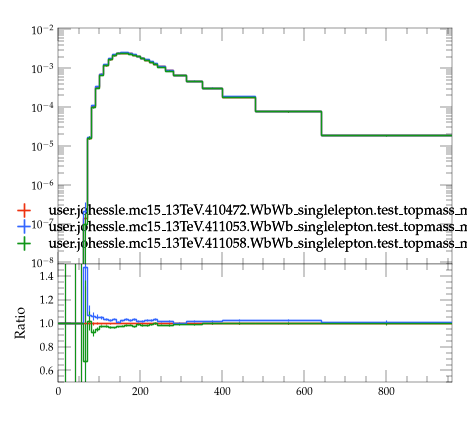

Here is the Python script that generated this plot:
#! /usr/bin/env python3

# This Python script was auto-generated using YODA v2.1.2.
# Analysis object: /WbWb_singlelepton/m_minimax_fine
# Timestamp: 07-08-2026 (09:26:45)

import matplotlib as mpl
import matplotlib.pyplot as plt
mpl.use('Agg') # comment out for interactive use
import os
import numpy as np
from numpy import nan, inf

plotDir = os.path.split(os.path.realpath(__file__))[0]
if 'YODA_USER_PLOT_PATH' in globals():
    plot_outdir = globals()['YODA_USER_PLOT_PATH']
else:
    plot_outdir = plotDir

#plot style
plt.style.use(os.path.join(plotDir, '../default.mplstyle'))
# plot metadata
figW, figH = plt.rcParams['figure.figsize']
ax_xLabel = ''
ax_yLabel = ''
ax_title  = ''
ax_xScale = 'linear'
ax_yScale = 'log'
xLims = (0.0, 960.0)
yLims = (9.000000000000001e-09, 0.011000000000000001)

# TeX-friendly labels for the legend
labels = {
  'legend' : ([ r"user.johessle.mc15\_13TeV.410472.WbWb\_singlelepton.test\_topmass\_mppui", r"user.johessle.mc15\_13TeV.411053.WbWb\_singlelepton.test\_topmass\_mppui", r"user.johessle.mc15\_13TeV.411058.WbWb\_singlelepton.test\_topmass\_mppui" ], r""),
}

# Adjust canvas width and height
canvasW = 10.0
canvasH = 9.0
figW *= canvasW/10.
figH *= canvasH/9.

# Create figure and axis objects
fig, (ax, ratio0_ax) = plt.subplots(2, 1, sharex=True,
                  figsize=(figW,figH), gridspec_kw={'height_ratios': (6.0, 3.0)})

# Set figure margins
plt.subplots_adjust(
    left   = 1.0 * plt.rcParams['figure.subplot.left'],
    right  = 1.0 * plt.rcParams['figure.subplot.right'],
    top    = 1.0 * plt.rcParams['figure.subplot.top'],
    bottom = 1.0 * plt.rcParams['figure.subplot.bottom'])

ratio0_ax.yaxis.set_major_locator(mpl.ticker.MultipleLocator(0.2))
ratio0_ax.set_ylim(0.5, 1.4999)
ratio0_ax.set_ylabel('Ratio')

# the numerical data is stored in a separate file
dataf = dict()
prefix = os.path.split(__file__)[0]
if prefix:    prefix = prefix + '/'
exec(open(prefix+'m_minimax_fine__data.py').read(), dataf)


legend_handles = dict() # keep track of handles for the legend

# style options for curves
# starts at zorder>=5 to draw curve on top of legend
styles = {
  'user.johessle.mc15_13TeV.410472.WbWb_singlelepton.test_topmass_mppui.yoda': {
    'color' : '#EE3311',
    'linestyle' : '-',
    'lineopacity' : 1.0,
    'linewidth' : 1,
    'marker' : 'none',
    'markersize' : 2,
    'capsize' : 0.0,
    'zorder' : 5,
    'histstyle' : 1,
    'drawstyle' : 'steps-pre',
    'xerrorbars' : 1,
    'yerrorbars' : 1,
    'fillcolor' : None,
    'fillopacity' : 1.0,
    'ratio0_linestyle' : '-',
    'ratio0_lineopacity' : 1.0,
    'ratio0_linewidth' : 1,
    'ratio0_marker' : 'none',
    'ratio0_markersize' : 2,
    'ratio0_capsize' : 0.0,
    'ratio0_zorder' : 5,
    'ratio0_histstyle' : 1,
    'ratio0_drawstyle' : 'steps-pre',
    'ratio0_xerrorbars' : 1,
    'ratio0_yerrorbars' : 1,
  },
  'user.johessle.mc15_13TeV.411053.WbWb_singlelepton.test_topmass_mppui.yoda': {
    'color' : '#3366FF',
    'linestyle' : '-',
    'lineopacity' : 1.0,
    'linewidth' : 1,
    'marker' : 'none',
    'markersize' : 2,
    'capsize' : 0.0,
    'zorder' : 6,
    'histstyle' : 1,
    'drawstyle' : 'steps-pre',
    'xerrorbars' : 1,
    'yerrorbars' : 1,
    'fillcolor' : None,
    'fillopacity' : 1.0,
    'ratio0_linestyle' : '-',
    'ratio0_lineopacity' : 1.0,
    'ratio0_linewidth' : 1,
    'ratio0_marker' : 'none',
    'ratio0_markersize' : 2,
    'ratio0_capsize' : 0.0,
    'ratio0_zorder' : 6,
    'ratio0_histstyle' : 1,
    'ratio0_drawstyle' : 'steps-pre',
    'ratio0_xerrorbars' : 1,
    'ratio0_yerrorbars' : 1,
  },
  'user.johessle.mc15_13TeV.411058.WbWb_singlelepton.test_topmass_mppui.yoda': {
    'color' : '#109618',
    'linestyle' : '-',
    'lineopacity' : 1.0,
    'linewidth' : 1,
    'marker' : 'none',
    'markersize' : 2,
    'capsize' : 0.0,
    'zorder' : 7,
    'histstyle' : 1,
    'drawstyle' : 'steps-pre',
    'xerrorbars' : 1,
    'yerrorbars' : 1,
    'fillcolor' : None,
    'fillopacity' : 1.0,
    'ratio0_linestyle' : '-',
    'ratio0_lineopacity' : 1.0,
    'ratio0_linewidth' : 1,
    'ratio0_marker' : 'none',
    'ratio0_markersize' : 2,
    'ratio0_capsize' : 0.0,
    'ratio0_zorder' : 7,
    'ratio0_histstyle' : 1,
    'ratio0_drawstyle' : 'steps-pre',
    'ratio0_xerrorbars' : 1,
    'ratio0_yerrorbars' : 1,
  },
}

# curve from input yoda files in main panel
for label, yvals in dataf['yvals'].items():
    if all(np.isnan(v) for v in dataf['yvals'][label]):
        continue
    tmp = None
    if styles[label]['histstyle']: # draw as histogram
        xpos = dataf['xedges'][label] if styles[label]['drawstyle'] else dataf['xpoints'][label]
        ypos = np.insert(yvals, 0, yvals[0]) if styles[label]['drawstyle'] else yvals
        if styles[label]['fillcolor']: # fill area below curve
            ax.fill_between(xpos, ypos, step='pre',
                            color=styles[label]['fillcolor'],
                            alpha=styles[label]['fillopacity'])
        tmp, = ax.plot(xpos, ypos,
                       color=styles[label]['color'],
                       linestyle=styles[label]['linestyle'],
                       alpha=styles[label]['lineopacity'],
                       linewidth=styles[label]['linewidth'],
                       drawstyle=styles[label]['drawstyle'], solid_joinstyle='miter',
                       zorder=styles[label]['zorder'], label=label)
    tmp = ax.errorbar(dataf['xpoints'][label], yvals,
                      xerr=np.array(dataf['xerrs'][label])*styles[label]['xerrorbars'],
                      yerr=np.array(dataf['yerrs'][label])*styles[label]['yerrorbars'],
                      fmt=styles[label]['marker'], capsize=styles[label]['capsize'],
                      alpha=styles[label]['lineopacity'],
                      markersize=styles[label]['markersize'],
                      ecolor=styles[label]['color'],
                      color=styles[label]['color'], zorder=styles[label]['zorder'])
    tmp[-1][0].set_linestyle(styles[label]['linestyle'])
    tmp[-1][0].set_linewidth(styles[label]['linewidth'])
    if label in dataf['add_legend_handle']:  legend_handles[label] = tmp
    for varLabel in dataf['variation_yvals'].keys():
        if varLabel.startswith(label):
            tmp, = ax.plot(dataf['xedges'][label], dataf['variation_yvals'][varLabel],
                           color=styles[label]['color'],
                           linestyle=styles[label]['linestyle'],
                           linewidth=styles[label]['linewidth'],
                           drawstyle='steps-pre', solid_joinstyle='miter',
                           zorder=styles[label]['zorder'], alpha=0.5)


# plots on ratio panel
# curve from input yoda files in ratio panel
for label, yvals in dataf['ratio0_yvals'].items():
    if all(np.isnan(v) for v in yvals):
        continue
    if styles[label]['ratio0_histstyle']: # plot as histogram
        xpos = dataf['xedges']['user.johessle.mc15_13TeV.410472.WbWb_singlelepton.test_topmass_mppui.yoda'] if styles[label]['ratio0_drawstyle'] else dataf['xpoints']['user.johessle.mc15_13TeV.410472.WbWb_singlelepton.test_topmass_mppui.yoda']
        ypos = np.insert(yvals, 0, yvals[0]) if styles[label]['ratio0_drawstyle'] else yvals
        ratio0_ax.plot(xpos, ypos,
                       color=styles[label]['color'],
                       linewidth=styles[label]['linewidth'],
                       linestyle=styles[label]['ratio0_linestyle'],
                       alpha=styles[label]['ratio0_lineopacity'],
                       drawstyle=styles[label]['ratio0_drawstyle'], zorder=styles[label]['zorder'],
                       solid_joinstyle='miter')
    tmp = ratio0_ax.errorbar(dataf['xpoints']['user.johessle.mc15_13TeV.410472.WbWb_singlelepton.test_topmass_mppui.yoda'], yvals,
                             xerr=np.array(dataf['ref_xerrs'])*styles[label]['ratio0_xerrorbars'],
                             yerr=np.array(dataf['ratio0_yerrs'][label])*styles[label]['ratio0_yerrorbars'],
                             fmt=styles[label]['ratio0_marker'], capsize=styles[label]['ratio0_capsize'],
                             alpha=styles[label]['ratio0_lineopacity'],
                             markersize=styles[label]['ratio0_markersize'],
                             ecolor=styles[label]['color'],
                             color=styles[label]['color'])
    tmp[-1][0].set_linestyle(styles[label]['ratio0_linestyle'])
    tmp[-1][0].set_linewidth(styles[label]['ratio0_linewidth'])

    for varlabel in dataf['ratio0_variation_vals'].keys():
        if varlabel.startswith(label):
            ratio0_ax.plot(dataf['xedges']['user.johessle.mc15_13TeV.410472.WbWb_singlelepton.test_topmass_mppui.yoda'],
                            dataf['ratio0_variation_vals'][varlabel],
                            color=styles[label]['color'],
                            linestyle=styles[label]['linestyle'],
                            linewidth=styles[label]['linewidth'],
                            drawstyle='steps-pre', solid_joinstyle='miter',
                            zorder=1, alpha=0.5)

legend_items = list(legend_handles.values())
ax.add_artist(ax.legend(legend_items,
                        labels['legend'][0],
                        title=labels['legend'][1],
                        alignment='left',
                        loc='lower center',
                        bbox_to_anchor=(0.5, 0.0)))

# set plot metadata as defined above
ratio0_ax.set_xlabel(ax_xLabel)
ratio0_ax.xaxis.set_label_coords(1., -0.15)
ax.set_ylabel(ax_yLabel, ha='right', va='top')
ax.yaxis.set_label_coords(-0.11, 1.0)
ax.set_title(ax_title, loc='left')
ax.set_xscale(ax_xScale)
ax.set_yscale(ax_yScale)
ratio0_ax.set_yscale('linear')
ax.set_xlim(xLims)
ax.set_ylim(yLims)

# tick formatting
plt.rcParams['xtick.top'] = True
plt.rcParams['ytick.right'] = True
ax.yaxis.set_major_locator(mpl.ticker.LogLocator(base=10.0, numticks=np.inf))
ax.yaxis.set_minor_locator(mpl.ticker.LogLocator(
                           base=10.0, subs=np.arange(0.1, 1, 0.1), numticks=np.inf))
fig.align_ylabels((ax, ratio0_ax))
plt.savefig(os.path.join(plot_outdir, 'm_minimax_fine.pdf'), format='PDF')
plt.savefig(os.path.join(plot_outdir, 'm_minimax_fine.png'), format='PNG')

plt.close(fig)
